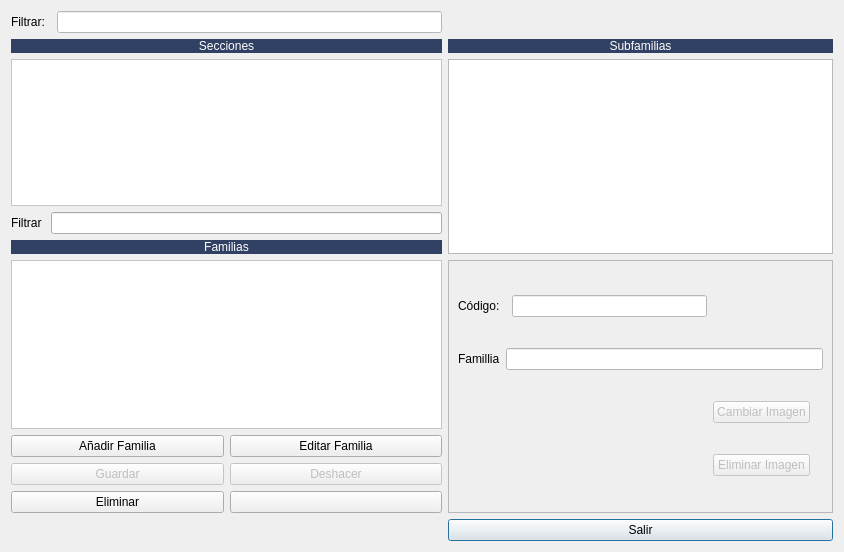
<?xml version="1.0" encoding="UTF-8"?>
<ui version="4.0">
 <class>frmFamiliasAlmacen</class>
 <widget class="QDialog" name="frmFamiliasAlmacen">
  <property name="geometry">
   <rect>
    <x>0</x>
    <y>0</y>
    <width>844</width>
    <height>552</height>
   </rect>
  </property>
  <property name="windowTitle">
   <string>Gestor de Secciones</string>
  </property>
  <layout class="QGridLayout" name="gridLayout_3">
   <item row="1" column="0" colspan="3">
    <widget class="QLabel" name="label">
     <property name="maximumSize">
      <size>
       <width>16777215</width>
       <height>21</height>
      </size>
     </property>
     <property name="styleSheet">
      <string notr="true">background-color: #304163;
color: rgb(255, 255, 255);</string>
     </property>
     <property name="text">
      <string>Secciones</string>
     </property>
     <property name="alignment">
      <set>Qt::AlignCenter</set>
     </property>
    </widget>
   </item>
   <item row="0" column="2">
    <widget class="QLineEdit" name="lineEdit">
     <property name="styleSheet">
      <string notr="true">background-color: rgb(255, 255, 255);</string>
     </property>
    </widget>
   </item>
   <item row="8" column="3">
    <widget class="QPushButton" name="btnSalir">
     <property name="text">
      <string>Salir</string>
     </property>
     <property name="icon">
      <iconset resource="../maya.qrc">
       <normaloff>:/Icons/PNG/close.png</normaloff>:/Icons/PNG/close.png</iconset>
     </property>
    </widget>
   </item>
   <item row="0" column="0">
    <widget class="QLabel" name="label_5">
     <property name="text">
      <string>Filtrar:</string>
     </property>
    </widget>
   </item>
   <item row="2" column="0" rowspan="2" colspan="3">
    <widget class="QTableView" name="tabla_secciones">
     <property name="styleSheet">
      <string notr="true">background-color: rgb(255, 255, 255);</string>
     </property>
     <property name="alternatingRowColors">
      <bool>true</bool>
     </property>
     <property name="selectionMode">
      <enum>QAbstractItemView::SingleSelection</enum>
     </property>
     <property name="selectionBehavior">
      <enum>QAbstractItemView::SelectRows</enum>
     </property>
     <attribute name="horizontalHeaderStretchLastSection">
      <bool>true</bool>
     </attribute>
     <attribute name="verticalHeaderVisible">
      <bool>false</bool>
     </attribute>
    </widget>
   </item>
   <item row="7" column="0" colspan="3">
    <layout class="QGridLayout" name="gridLayout">
     <item row="2" column="0">
      <widget class="QPushButton" name="btnGuardar">
       <property name="enabled">
        <bool>false</bool>
       </property>
       <property name="text">
        <string>Guardar</string>
       </property>
       <property name="icon">
        <iconset resource="../maya.qrc">
         <normaloff>:/Icons/PNG/Save.png</normaloff>:/Icons/PNG/Save.png</iconset>
       </property>
      </widget>
     </item>
     <item row="1" column="0">
      <widget class="QPushButton" name="btnAnadir">
       <property name="text">
        <string>Añadir Familia</string>
       </property>
       <property name="icon">
        <iconset resource="../maya.qrc">
         <normaloff>:/Icons/PNG/add.png</normaloff>:/Icons/PNG/add.png</iconset>
       </property>
      </widget>
     </item>
     <item row="2" column="1">
      <widget class="QPushButton" name="btnDeshacer">
       <property name="enabled">
        <bool>false</bool>
       </property>
       <property name="text">
        <string>Deshacer</string>
       </property>
       <property name="icon">
        <iconset resource="../maya.qrc">
         <normaloff>:/Icons/PNG/undo.png</normaloff>:/Icons/PNG/undo.png</iconset>
       </property>
      </widget>
     </item>
     <item row="1" column="1">
      <widget class="QPushButton" name="btnEditar">
       <property name="text">
        <string>Editar Familia</string>
       </property>
       <property name="icon">
        <iconset resource="../maya.qrc">
         <normaloff>:/Icons/PNG/edit.png</normaloff>:/Icons/PNG/edit.png</iconset>
       </property>
      </widget>
     </item>
     <item row="3" column="0">
      <widget class="QPushButton" name="pushButton_4">
       <property name="text">
        <string>Eliminar</string>
       </property>
       <property name="icon">
        <iconset resource="../maya.qrc">
         <normaloff>:/Icons/PNG/borrar.png</normaloff>:/Icons/PNG/borrar.png</iconset>
       </property>
      </widget>
     </item>
     <item row="3" column="1">
      <widget class="QPushButton" name="pushButton">
       <property name="text">
        <string/>
       </property>
      </widget>
     </item>
    </layout>
   </item>
   <item row="6" column="0" colspan="3">
    <widget class="QTableView" name="tabla_familias">
     <property name="styleSheet">
      <string notr="true">background-color: rgb(255, 255, 255);</string>
     </property>
     <property name="alternatingRowColors">
      <bool>true</bool>
     </property>
     <property name="selectionMode">
      <enum>QAbstractItemView::SingleSelection</enum>
     </property>
     <property name="selectionBehavior">
      <enum>QAbstractItemView::SelectRows</enum>
     </property>
     <attribute name="horizontalHeaderStretchLastSection">
      <bool>true</bool>
     </attribute>
     <attribute name="verticalHeaderVisible">
      <bool>false</bool>
     </attribute>
    </widget>
   </item>
   <item row="5" column="0" colspan="3">
    <widget class="QLabel" name="label_2">
     <property name="styleSheet">
      <string notr="true">background-color: #304163;
color: rgb(255, 255, 255);</string>
     </property>
     <property name="text">
      <string>Familias</string>
     </property>
     <property name="alignment">
      <set>Qt::AlignCenter</set>
     </property>
    </widget>
   </item>
   <item row="1" column="3">
    <widget class="QLabel" name="label_6">
     <property name="styleSheet">
      <string notr="true">background-color: #304163;
color: rgb(255, 255, 255);</string>
     </property>
     <property name="text">
      <string>Subfamilias</string>
     </property>
     <property name="alignment">
      <set>Qt::AlignCenter</set>
     </property>
    </widget>
   </item>
   <item row="4" column="0">
    <widget class="QLabel" name="label_7">
     <property name="text">
      <string>Filtrar</string>
     </property>
    </widget>
   </item>
   <item row="4" column="1" colspan="2">
    <widget class="QLineEdit" name="lineEdit_2"/>
   </item>
   <item row="6" column="3" rowspan="2">
    <widget class="QFrame" name="frame">
     <property name="frameShape">
      <enum>QFrame::StyledPanel</enum>
     </property>
     <property name="frameShadow">
      <enum>QFrame::Raised</enum>
     </property>
     <layout class="QGridLayout" name="gridLayout_2">
      <item row="0" column="0" colspan="2">
       <widget class="QLabel" name="label_3">
        <property name="text">
         <string>Código:</string>
        </property>
       </widget>
      </item>
      <item row="0" column="2">
       <widget class="QLineEdit" name="txtCodigo">
        <property name="styleSheet">
         <string notr="true">background-color: rgb(255, 255, 255);</string>
        </property>
       </widget>
      </item>
      <item row="1" column="0">
       <widget class="QLabel" name="label_4">
        <property name="text">
         <string>Famillia</string>
        </property>
       </widget>
      </item>
      <item row="1" column="1" colspan="4">
       <widget class="QLineEdit" name="txtFamilia">
        <property name="styleSheet">
         <string notr="true">background-color: rgb(255, 255, 255);</string>
        </property>
       </widget>
      </item>
      <item row="2" column="3">
       <widget class="QPushButton" name="btnCambiarImagen">
        <property name="enabled">
         <bool>false</bool>
        </property>
        <property name="text">
         <string>Cambiar Imagen</string>
        </property>
        <property name="icon">
         <iconset resource="../maya.qrc">
          <normaloff>:/Icons/PNG/refrescar.png</normaloff>:/Icons/PNG/refrescar.png</iconset>
        </property>
       </widget>
      </item>
      <item row="2" column="4" rowspan="2">
       <widget class="QLabel" name="imagen">
        <property name="maximumSize">
         <size>
          <width>70</width>
          <height>70</height>
         </size>
        </property>
        <property name="text">
         <string/>
        </property>
        <property name="pixmap">
         <pixmap resource="../maya.qrc">:/Icons/PNG/Box.png</pixmap>
        </property>
        <property name="scaledContents">
         <bool>true</bool>
        </property>
       </widget>
      </item>
      <item row="3" column="3">
       <widget class="QPushButton" name="btnEliminarImagen">
        <property name="enabled">
         <bool>false</bool>
        </property>
        <property name="text">
         <string>Eliminar Imagen</string>
        </property>
        <property name="icon">
         <iconset resource="../maya.qrc">
          <normaloff>:/Icons/PNG/borrar.png</normaloff>:/Icons/PNG/borrar.png</iconset>
        </property>
       </widget>
      </item>
     </layout>
    </widget>
   </item>
   <item row="2" column="3" rowspan="4">
    <widget class="QTableView" name="tabla_subfamilias"/>
   </item>
  </layout>
 </widget>
 <tabstops>
  <tabstop>tabla_secciones</tabstop>
  <tabstop>btnAnadir</tabstop>
  <tabstop>btnEditar</tabstop>
  <tabstop>btnGuardar</tabstop>
  <tabstop>btnDeshacer</tabstop>
  <tabstop>txtCodigo</tabstop>
  <tabstop>txtFamilia</tabstop>
  <tabstop>btnCambiarImagen</tabstop>
  <tabstop>btnEliminarImagen</tabstop>
 </tabstops>
 <resources>
  <include location="../maya.qrc"/>
 </resources>
 <connections>
  <connection>
   <sender>btnSalir</sender>
   <signal>clicked()</signal>
   <receiver>frmFamiliasAlmacen</receiver>
   <slot>close()</slot>
   <hints>
    <hint type="sourcelabel">
     <x>455</x>
     <y>434</y>
    </hint>
    <hint type="destinationlabel">
     <x>314</x>
     <y>419</y>
    </hint>
   </hints>
  </connection>
 </connections>
</ui>
